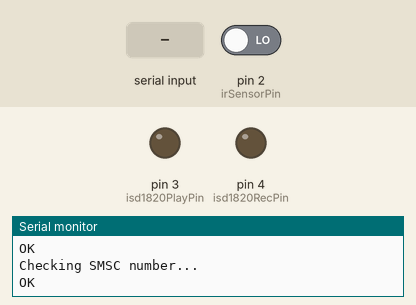
Recording of a sketch running on a simulated Arduino Uno, built with avr-gcc and run on an emulated ATmega328P. On the bench: output pins drawn as LEDs (lit = HIGH), the last lines printed to the serial monitor. Inputs (shaded band) come from the test bench; at power-on: pin 2 (irSensorPin) LOW. The modem accepts every AT command (registered, SIM ready, sends succeed) and sends nothing else.

Above: at 7.2 s.
7.3 s: pin 2 (irSensorPin) driven HIGH
8.8 s: "1" received over the second serial link
At 17.7 s:
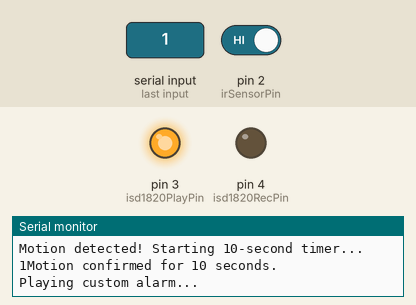
Timing chart, 0 to 18.8 s (numbered marks = the images above; inputs shaded):
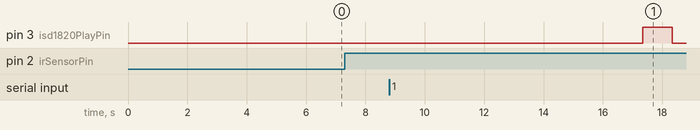

The sketch:

gumagana_textmotion.ino
```cpp
#include <SoftwareSerial.h>


SoftwareSerial sim(10, 11);

int _timeout;
String _buffer;

String moduleNumber = "639763226980";
String recipientNumber = "+639485957423";


const int irSensorPin = 2;
const int isd1820PlayPin = 3;
const int isd1820RecPin = 4;

bool messageSent = false;
unsigned long motionStartTime = 0;
const unsigned long motionThreshold = 10000;

void setup() {
  Serial.begin(9600);
  sim.begin(9600);
  _buffer.reserve(50);
  delay(1000);

  pinMode(irSensorPin, INPUT);
  pinMode(isd1820PlayPin, OUTPUT);
  pinMode(isd1820RecPin, OUTPUT);
  digitalWrite(isd1820PlayPin, LOW);
  digitalWrite(isd1820RecPin, LOW);

  Serial.println("System Initialized...");

  checkNetworkStatus();
}

void loop() {
  int irSensorState = digitalRead(irSensorPin);

  if (irSensorState == HIGH && !messageSent) {
    if (motionStartTime == 0) {
      motionStartTime = millis();
      Serial.println("Motion detected! Starting 10-second timer...");
    } else if (millis() - motionStartTime >= motionThreshold) {
      Serial.println("Motion confirmed for 10 seconds.");
      playAlarm();
      SendMessage();
      messageSent = true;
      motionStartTime = 0;
    }
  } else {
    motionStartTime = 0;
        if (irSensorState == LOW) {
      messageSent = false;
    }
  }

  if (sim.available()) {
    Serial.write(sim.read());
  }

  delay(100);
}

void playAlarm() {
  Serial.println("Playing custom alarm...");
  digitalWrite(isd1820PlayPin, HIGH);
  delay(1000); // Match to actual audio duration
  digitalWrite(isd1820PlayPin, LOW);
}

void SendMessage() {
  Serial.println("Sending SMS...");

  sim.println("AT+CMGF=1");
  delay(500);
  sim.println("AT+CMGS=\"" + recipientNumber + "\"");
  delay(1000);

  sim.print("Someone is at the door. Motion has been detected.");
  delay(500);
  sim.println((char)26);
  delay(5000);

  _buffer = _readSerial();
  Serial.println("Response: " + _buffer);
}

String _readSerial() {
  _timeout = 0;
  while (!sim.available() && _timeout < 12000) {
    delay(13);
    _timeout++;
  }
  if (sim.available()) {
    return sim.readString();
  }
  return "";
}

void checkNetworkStatus() {
  Serial.println("Checking signal strength...");
  sim.println("AT+CSQ");
  delay(1000);
  while (sim.available()) Serial.write(sim.read());

  delay(1000);
  Serial.println("\nChecking network registration...");
  sim.println("AT+CREG?");
  delay(1000);
  while (sim.available()) Serial.write(sim.read());

  delay(1000);
  Serial.println("\nChecking SMSC number...");
  sim.println("AT+CSCA?");
  delay(1000);
  while (sim.available()) Serial.write(sim.read());
}
```
